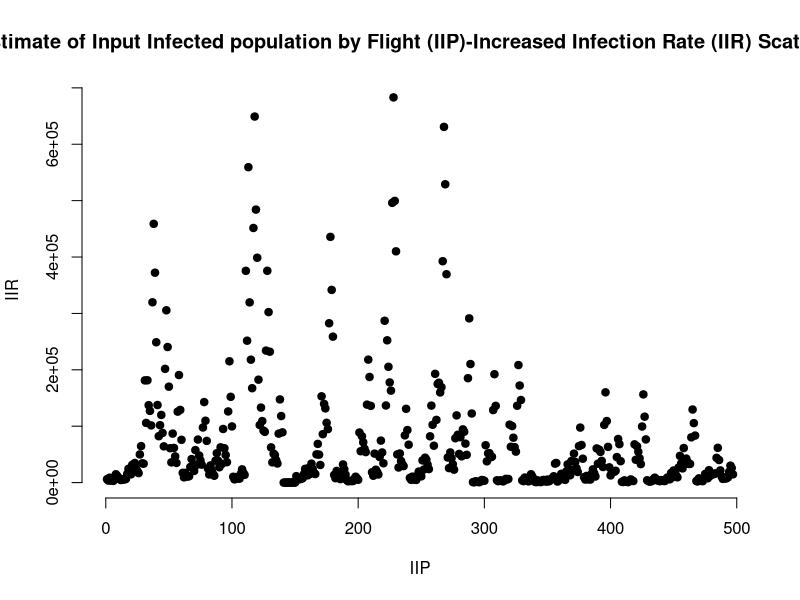

Generate this figure with R: (Note: this script raises an error after producing the figure.)
install.packages("Rcpp","tidyverse")
library(tidyverse)
install.packages("car")
library("car")

dataset <- read.csv("IIP_IIR.csv")
IIP <- dataset$IIP
IIR <- dataset$ICC


plot(IIP, IIR, main = "Estimate of Input Infected population by Flight (IIP)-Increased Infection Rate (IIR) Scatterplot",
     xlab = "IIP", ylab = "IIR",
     pch = 19, frame = FALSE)
# Add regression line
abline(lm(IIR ~ IIP, data = mtcars), col = "blue")


# Add labels
scatterplot(IIR ~ IIP, 
            main = "Outlier detection of IIP and IIR",
            smoother = FALSE, grid = FALSE,
            frame = FALSE, ellipse = TRUE)

cor(log(IIP), log(IIR))

